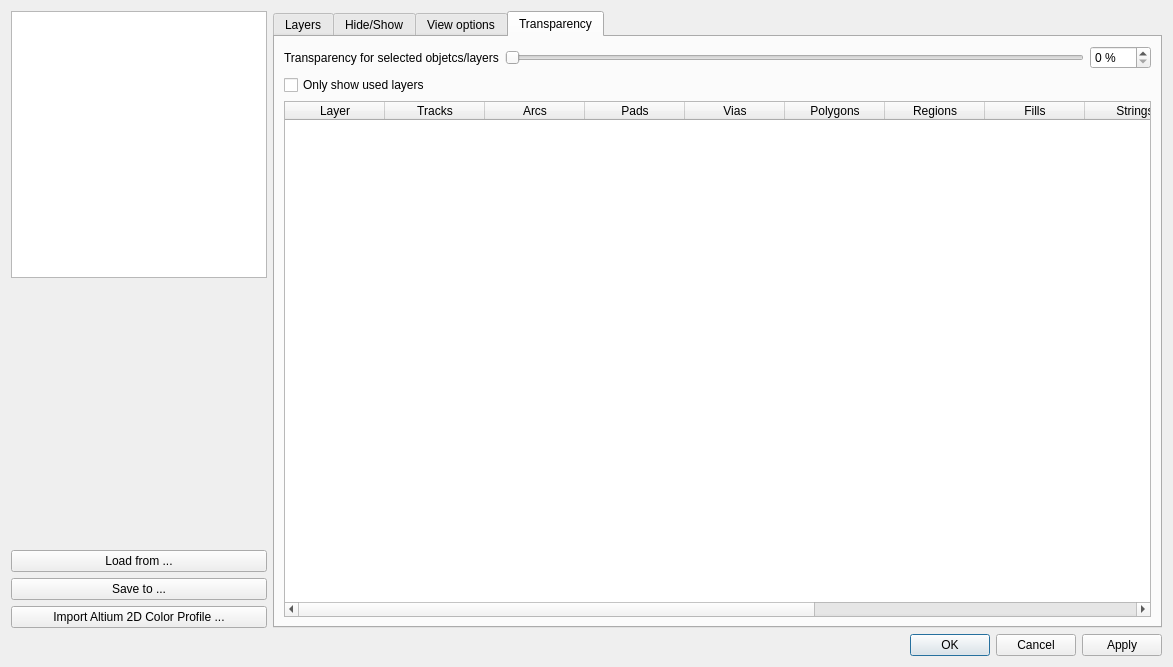
<?xml version="1.0" encoding="UTF-8"?>
<ui version="4.0">
 <class>PcbPaletteSettingsDialog</class>
 <widget class="QDialog" name="PcbPaletteSettingsDialog">
  <property name="geometry">
   <rect>
    <x>0</x>
    <y>0</y>
    <width>1173</width>
    <height>667</height>
   </rect>
  </property>
  <property name="windowTitle">
   <string>Dialog</string>
  </property>
  <layout class="QVBoxLayout" name="verticalLayout_2">
   <item>
    <layout class="QHBoxLayout" name="horizontalLayout_2" stretch="0,2">
     <item>
      <layout class="QVBoxLayout" name="verticalLayout">
       <item>
        <widget class="QListView" name="listView"/>
       </item>
       <item>
        <spacer name="verticalSpacer">
         <property name="orientation">
          <enum>Qt::Vertical</enum>
         </property>
         <property name="sizeHint" stdset="0">
          <size>
           <width>20</width>
           <height>40</height>
          </size>
         </property>
        </spacer>
       </item>
       <item>
        <widget class="QPushButton" name="pushButton">
         <property name="text">
          <string>Load from ...</string>
         </property>
        </widget>
       </item>
       <item>
        <widget class="QPushButton" name="pushButton_2">
         <property name="text">
          <string>Save to ...</string>
         </property>
        </widget>
       </item>
       <item>
        <widget class="QPushButton" name="pushButton_3">
         <property name="text">
          <string>Import Altium 2D Color Profile ...</string>
         </property>
        </widget>
       </item>
      </layout>
     </item>
     <item>
      <widget class="QTabWidget" name="tabWidget">
       <property name="currentIndex">
        <number>3</number>
       </property>
       <widget class="QWidget" name="tab">
        <attribute name="title">
         <string>Layers</string>
        </attribute>
        <layout class="QGridLayout" name="gridLayout">
         <item row="0" column="0">
          <layout class="QVBoxLayout" name="verticalLayout_5">
           <item>
            <widget class="QTableWidget" name="signalTable">
             <column>
              <property name="text">
               <string>Signal Layers</string>
              </property>
             </column>
             <column>
              <property name="text">
               <string>Index</string>
              </property>
             </column>
             <column>
              <property name="text">
               <string>Color</string>
              </property>
             </column>
             <column>
              <property name="text">
               <string>Visible</string>
              </property>
             </column>
            </widget>
           </item>
           <item>
            <widget class="QCheckBox" name="checkBox">
             <property name="text">
              <string>Only show layers in layer stack</string>
             </property>
             <property name="checked">
              <bool>true</bool>
             </property>
            </widget>
           </item>
           <item>
            <layout class="QHBoxLayout" name="horizontalLayout_5">
             <item>
              <widget class="QToolButton" name="toolButton_10">
               <property name="text">
                <string>All on</string>
               </property>
              </widget>
             </item>
             <item>
              <widget class="QToolButton" name="toolButton_11">
               <property name="text">
                <string>All off</string>
               </property>
              </widget>
             </item>
             <item>
              <widget class="QToolButton" name="toolButton_12">
               <property name="text">
                <string>Used on</string>
               </property>
              </widget>
             </item>
             <item>
              <spacer name="horizontalSpacer">
               <property name="orientation">
                <enum>Qt::Horizontal</enum>
               </property>
               <property name="sizeHint" stdset="0">
                <size>
                 <width>40</width>
                 <height>20</height>
                </size>
               </property>
              </spacer>
             </item>
            </layout>
           </item>
          </layout>
         </item>
         <item row="0" column="1">
          <layout class="QVBoxLayout" name="verticalLayout_4">
           <item>
            <widget class="QTableWidget" name="planeTable">
             <column>
              <property name="text">
               <string>Internal Planes</string>
              </property>
             </column>
             <column>
              <property name="text">
               <string>Color</string>
              </property>
             </column>
             <column>
              <property name="text">
               <string>Visible</string>
              </property>
             </column>
            </widget>
           </item>
           <item>
            <widget class="QCheckBox" name="checkBox_2">
             <property name="text">
              <string>Only show layers in layer stack</string>
             </property>
             <property name="checked">
              <bool>true</bool>
             </property>
            </widget>
           </item>
           <item>
            <layout class="QHBoxLayout" name="horizontalLayout_4">
             <item>
              <widget class="QToolButton" name="toolButton_7">
               <property name="text">
                <string>All on</string>
               </property>
              </widget>
             </item>
             <item>
              <widget class="QToolButton" name="toolButton_8">
               <property name="text">
                <string>All off</string>
               </property>
              </widget>
             </item>
             <item>
              <widget class="QToolButton" name="toolButton_9">
               <property name="text">
                <string>Used on</string>
               </property>
              </widget>
             </item>
             <item>
              <spacer name="horizontalSpacer_2">
               <property name="orientation">
                <enum>Qt::Horizontal</enum>
               </property>
               <property name="sizeHint" stdset="0">
                <size>
                 <width>40</width>
                 <height>20</height>
                </size>
               </property>
              </spacer>
             </item>
            </layout>
           </item>
          </layout>
         </item>
         <item row="1" column="0">
          <layout class="QVBoxLayout" name="verticalLayout_8">
           <item>
            <widget class="QTableWidget" name="maskTable">
             <column>
              <property name="text">
               <string>Mask Layers</string>
              </property>
             </column>
             <column>
              <property name="text">
               <string>Color</string>
              </property>
             </column>
             <column>
              <property name="text">
               <string>Visible</string>
              </property>
             </column>
            </widget>
           </item>
           <item>
            <layout class="QHBoxLayout" name="horizontalLayout_6">
             <item>
              <widget class="QToolButton" name="toolButton_13">
               <property name="text">
                <string>All on</string>
               </property>
              </widget>
             </item>
             <item>
              <widget class="QToolButton" name="toolButton_14">
               <property name="text">
                <string>All off</string>
               </property>
              </widget>
             </item>
             <item>
              <widget class="QToolButton" name="toolButton_15">
               <property name="text">
                <string>Used on</string>
               </property>
              </widget>
             </item>
             <item>
              <spacer name="horizontalSpacer_4">
               <property name="orientation">
                <enum>Qt::Horizontal</enum>
               </property>
               <property name="sizeHint" stdset="0">
                <size>
                 <width>40</width>
                 <height>20</height>
                </size>
               </property>
              </spacer>
             </item>
            </layout>
           </item>
          </layout>
         </item>
         <item row="2" column="0">
          <layout class="QVBoxLayout" name="verticalLayout_9">
           <item>
            <widget class="QTableWidget" name="otherTable">
             <column>
              <property name="text">
               <string>Other Layers</string>
              </property>
             </column>
             <column>
              <property name="text">
               <string>Color</string>
              </property>
             </column>
             <column>
              <property name="text">
               <string>Visible</string>
              </property>
             </column>
            </widget>
           </item>
           <item>
            <layout class="QHBoxLayout" name="horizontalLayout">
             <item>
              <widget class="QToolButton" name="toolButton">
               <property name="text">
                <string>All on</string>
               </property>
              </widget>
             </item>
             <item>
              <widget class="QToolButton" name="toolButton_2">
               <property name="text">
                <string>All off</string>
               </property>
              </widget>
             </item>
             <item>
              <widget class="QToolButton" name="toolButton_3">
               <property name="text">
                <string>Used on</string>
               </property>
              </widget>
             </item>
             <item>
              <spacer name="horizontalSpacer_6">
               <property name="orientation">
                <enum>Qt::Horizontal</enum>
               </property>
               <property name="sizeHint" stdset="0">
                <size>
                 <width>40</width>
                 <height>20</height>
                </size>
               </property>
              </spacer>
             </item>
            </layout>
           </item>
          </layout>
         </item>
         <item row="1" column="2" rowspan="2">
          <layout class="QVBoxLayout" name="verticalLayout_6">
           <item>
            <widget class="QTableWidget" name="systemTable">
             <column>
              <property name="text">
               <string>System Colors</string>
              </property>
             </column>
             <column>
              <property name="text">
               <string>New Column</string>
              </property>
             </column>
             <column>
              <property name="text">
               <string>Visible</string>
              </property>
             </column>
            </widget>
           </item>
           <item>
            <layout class="QHBoxLayout" name="horizontalLayout_8">
             <item>
              <widget class="QToolButton" name="toolButton_19">
               <property name="text">
                <string>All on</string>
               </property>
              </widget>
             </item>
             <item>
              <widget class="QToolButton" name="toolButton_20">
               <property name="text">
                <string>All off</string>
               </property>
              </widget>
             </item>
             <item>
              <widget class="QToolButton" name="toolButton_21">
               <property name="text">
                <string>Used on</string>
               </property>
              </widget>
             </item>
             <item>
              <spacer name="horizontalSpacer_7">
               <property name="orientation">
                <enum>Qt::Horizontal</enum>
               </property>
               <property name="sizeHint" stdset="0">
                <size>
                 <width>40</width>
                 <height>20</height>
                </size>
               </property>
              </spacer>
             </item>
            </layout>
           </item>
          </layout>
         </item>
         <item row="0" column="2">
          <layout class="QVBoxLayout" name="verticalLayout_7">
           <item>
            <widget class="QTableWidget" name="silkscreenTable">
             <column>
              <property name="text">
               <string>Silkscreen Layers</string>
              </property>
             </column>
             <column>
              <property name="text">
               <string>Color</string>
              </property>
             </column>
             <column>
              <property name="text">
               <string>Visible</string>
              </property>
             </column>
            </widget>
           </item>
           <item>
            <layout class="QHBoxLayout" name="horizontalLayout_7">
             <item>
              <widget class="QToolButton" name="toolButton_16">
               <property name="text">
                <string>All on</string>
               </property>
              </widget>
             </item>
             <item>
              <widget class="QToolButton" name="toolButton_17">
               <property name="text">
                <string>All off</string>
               </property>
              </widget>
             </item>
             <item>
              <widget class="QToolButton" name="toolButton_18">
               <property name="text">
                <string>Used on</string>
               </property>
              </widget>
             </item>
             <item>
              <spacer name="horizontalSpacer_5">
               <property name="orientation">
                <enum>Qt::Horizontal</enum>
               </property>
               <property name="sizeHint" stdset="0">
                <size>
                 <width>40</width>
                 <height>20</height>
                </size>
               </property>
              </spacer>
             </item>
            </layout>
           </item>
          </layout>
         </item>
         <item row="1" column="1" rowspan="2">
          <layout class="QVBoxLayout" name="verticalLayout_3">
           <item>
            <widget class="QTableWidget" name="mechanicalTable">
             <column>
              <property name="text">
               <string>Mechanical Layers</string>
              </property>
             </column>
             <column>
              <property name="text">
               <string>Color</string>
              </property>
             </column>
             <column>
              <property name="text">
               <string>Visible</string>
              </property>
             </column>
            </widget>
           </item>
           <item>
            <widget class="QCheckBox" name="checkBox_3">
             <property name="text">
              <string>Only show layers in layer stack</string>
             </property>
             <property name="checked">
              <bool>true</bool>
             </property>
            </widget>
           </item>
           <item>
            <layout class="QHBoxLayout" name="horizontalLayout_3">
             <item>
              <widget class="QToolButton" name="toolButton_4">
               <property name="text">
                <string>All on</string>
               </property>
              </widget>
             </item>
             <item>
              <widget class="QToolButton" name="toolButton_5">
               <property name="text">
                <string>All off</string>
               </property>
              </widget>
             </item>
             <item>
              <widget class="QToolButton" name="toolButton_6">
               <property name="text">
                <string>Used on</string>
               </property>
              </widget>
             </item>
             <item>
              <spacer name="horizontalSpacer_3">
               <property name="orientation">
                <enum>Qt::Horizontal</enum>
               </property>
               <property name="sizeHint" stdset="0">
                <size>
                 <width>40</width>
                 <height>20</height>
                </size>
               </property>
              </spacer>
             </item>
            </layout>
           </item>
          </layout>
         </item>
        </layout>
       </widget>
       <widget class="QWidget" name="tab_2">
        <attribute name="title">
         <string>Hide/Show</string>
        </attribute>
        <layout class="QVBoxLayout" name="verticalLayout_22">
         <item>
          <layout class="QGridLayout" name="gridLayout_2">
           <item row="0" column="1">
            <widget class="QGroupBox" name="groupBox_2">
             <property name="title">
              <string>Arc</string>
             </property>
             <layout class="QVBoxLayout" name="verticalLayout_11">
              <item>
               <widget class="QRadioButton" name="radioButton_4">
                <property name="text">
                 <string>Draft</string>
                </property>
                <property name="checked">
                 <bool>true</bool>
                </property>
               </widget>
              </item>
              <item>
               <widget class="QRadioButton" name="radioButton_5">
                <property name="text">
                 <string>Final</string>
                </property>
               </widget>
              </item>
              <item>
               <widget class="QRadioButton" name="radioButton_6">
                <property name="text">
                 <string>Hidden</string>
                </property>
               </widget>
              </item>
             </layout>
            </widget>
           </item>
           <item row="0" column="2">
            <widget class="QGroupBox" name="groupBox_3">
             <property name="title">
              <string>Pads</string>
             </property>
             <layout class="QVBoxLayout" name="verticalLayout_12">
              <item>
               <widget class="QRadioButton" name="radioButton_7">
                <property name="text">
                 <string>Draft</string>
                </property>
                <property name="checked">
                 <bool>true</bool>
                </property>
               </widget>
              </item>
              <item>
               <widget class="QRadioButton" name="radioButton_8">
                <property name="text">
                 <string>Final</string>
                </property>
               </widget>
              </item>
              <item>
               <widget class="QRadioButton" name="radioButton_9">
                <property name="text">
                 <string>Hidden</string>
                </property>
               </widget>
              </item>
             </layout>
            </widget>
           </item>
           <item row="0" column="3">
            <widget class="QGroupBox" name="groupBox_4">
             <property name="title">
              <string>Vias</string>
             </property>
             <layout class="QVBoxLayout" name="verticalLayout_13">
              <item>
               <widget class="QRadioButton" name="radioButton_10">
                <property name="text">
                 <string>Draft</string>
                </property>
                <property name="checked">
                 <bool>true</bool>
                </property>
               </widget>
              </item>
              <item>
               <widget class="QRadioButton" name="radioButton_11">
                <property name="text">
                 <string>Final</string>
                </property>
               </widget>
              </item>
              <item>
               <widget class="QRadioButton" name="radioButton_12">
                <property name="text">
                 <string>Hidden</string>
                </property>
               </widget>
              </item>
             </layout>
            </widget>
           </item>
           <item row="1" column="0">
            <widget class="QGroupBox" name="groupBox_7">
             <property name="title">
              <string>Polygons</string>
             </property>
             <layout class="QVBoxLayout" name="verticalLayout_16">
              <item>
               <widget class="QRadioButton" name="radioButton_19">
                <property name="text">
                 <string>Draft</string>
                </property>
                <property name="checked">
                 <bool>true</bool>
                </property>
               </widget>
              </item>
              <item>
               <widget class="QRadioButton" name="radioButton_20">
                <property name="text">
                 <string>Final</string>
                </property>
               </widget>
              </item>
              <item>
               <widget class="QRadioButton" name="radioButton_21">
                <property name="text">
                 <string>Hidden</string>
                </property>
               </widget>
              </item>
             </layout>
            </widget>
           </item>
           <item row="1" column="1">
            <widget class="QGroupBox" name="groupBox_8">
             <property name="title">
              <string>Regions</string>
             </property>
             <layout class="QVBoxLayout" name="verticalLayout_17">
              <item>
               <widget class="QRadioButton" name="radioButton_22">
                <property name="text">
                 <string>Draft</string>
                </property>
                <property name="checked">
                 <bool>true</bool>
                </property>
               </widget>
              </item>
              <item>
               <widget class="QRadioButton" name="radioButton_23">
                <property name="text">
                 <string>Final</string>
                </property>
               </widget>
              </item>
              <item>
               <widget class="QRadioButton" name="radioButton_24">
                <property name="text">
                 <string>Hidden</string>
                </property>
               </widget>
              </item>
             </layout>
            </widget>
           </item>
           <item row="1" column="2">
            <widget class="QGroupBox" name="groupBox_6">
             <property name="title">
              <string>Fills</string>
             </property>
             <layout class="QVBoxLayout" name="verticalLayout_15">
              <item>
               <widget class="QRadioButton" name="radioButton_16">
                <property name="text">
                 <string>Draft</string>
                </property>
                <property name="checked">
                 <bool>true</bool>
                </property>
               </widget>
              </item>
              <item>
               <widget class="QRadioButton" name="radioButton_17">
                <property name="text">
                 <string>Final</string>
                </property>
               </widget>
              </item>
              <item>
               <widget class="QRadioButton" name="radioButton_18">
                <property name="text">
                 <string>Hidden</string>
                </property>
               </widget>
              </item>
             </layout>
            </widget>
           </item>
           <item row="1" column="3">
            <widget class="QGroupBox" name="groupBox_5">
             <property name="title">
              <string>Strings</string>
             </property>
             <layout class="QVBoxLayout" name="verticalLayout_14">
              <item>
               <widget class="QRadioButton" name="radioButton_13">
                <property name="text">
                 <string>Draft</string>
                </property>
                <property name="checked">
                 <bool>true</bool>
                </property>
               </widget>
              </item>
              <item>
               <widget class="QRadioButton" name="radioButton_14">
                <property name="text">
                 <string>Final</string>
                </property>
               </widget>
              </item>
              <item>
               <widget class="QRadioButton" name="radioButton_15">
                <property name="text">
                 <string>Hidden</string>
                </property>
               </widget>
              </item>
             </layout>
            </widget>
           </item>
           <item row="2" column="0">
            <widget class="QGroupBox" name="groupBox_9">
             <property name="title">
              <string>Rooms</string>
             </property>
             <layout class="QVBoxLayout" name="verticalLayout_18">
              <item>
               <widget class="QRadioButton" name="radioButton_25">
                <property name="text">
                 <string>Draft</string>
                </property>
                <property name="checked">
                 <bool>true</bool>
                </property>
               </widget>
              </item>
              <item>
               <widget class="QRadioButton" name="radioButton_26">
                <property name="text">
                 <string>Final</string>
                </property>
               </widget>
              </item>
              <item>
               <widget class="QRadioButton" name="radioButton_27">
                <property name="text">
                 <string>Hidden</string>
                </property>
               </widget>
              </item>
             </layout>
            </widget>
           </item>
           <item row="2" column="2">
            <widget class="QGroupBox" name="groupBox_10">
             <property name="title">
              <string>Dimensions</string>
             </property>
             <layout class="QVBoxLayout" name="verticalLayout_19">
              <item>
               <widget class="QRadioButton" name="radioButton_28">
                <property name="text">
                 <string>Draft</string>
                </property>
                <property name="checked">
                 <bool>true</bool>
                </property>
               </widget>
              </item>
              <item>
               <widget class="QRadioButton" name="radioButton_29">
                <property name="text">
                 <string>Final</string>
                </property>
               </widget>
              </item>
              <item>
               <widget class="QRadioButton" name="radioButton_30">
                <property name="text">
                 <string>Hidden</string>
                </property>
               </widget>
              </item>
             </layout>
            </widget>
           </item>
           <item row="2" column="3">
            <widget class="QGroupBox" name="groupBox_12">
             <property name="title">
              <string>Coordinates</string>
             </property>
             <layout class="QVBoxLayout" name="verticalLayout_21">
              <item>
               <widget class="QRadioButton" name="radioButton_34">
                <property name="text">
                 <string>Draft</string>
                </property>
                <property name="checked">
                 <bool>true</bool>
                </property>
               </widget>
              </item>
              <item>
               <widget class="QRadioButton" name="radioButton_35">
                <property name="text">
                 <string>Final</string>
                </property>
               </widget>
              </item>
              <item>
               <widget class="QRadioButton" name="radioButton_36">
                <property name="text">
                 <string>Hidden</string>
                </property>
               </widget>
              </item>
             </layout>
            </widget>
           </item>
           <item row="2" column="1">
            <widget class="QGroupBox" name="groupBox_11">
             <property name="title">
              <string>3D bodies</string>
             </property>
             <layout class="QVBoxLayout" name="verticalLayout_20">
              <item>
               <widget class="QRadioButton" name="radioButton_31">
                <property name="text">
                 <string>Draft</string>
                </property>
                <property name="checked">
                 <bool>true</bool>
                </property>
               </widget>
              </item>
              <item>
               <widget class="QRadioButton" name="radioButton_32">
                <property name="text">
                 <string>Final</string>
                </property>
               </widget>
              </item>
              <item>
               <widget class="QRadioButton" name="radioButton_33">
                <property name="text">
                 <string>Hidden</string>
                </property>
               </widget>
              </item>
             </layout>
            </widget>
           </item>
           <item row="0" column="0">
            <widget class="QGroupBox" name="groupBox">
             <property name="title">
              <string>Tracks</string>
             </property>
             <layout class="QVBoxLayout" name="verticalLayout_10">
              <item>
               <widget class="QRadioButton" name="radioButton">
                <property name="text">
                 <string>Draft</string>
                </property>
                <property name="checked">
                 <bool>true</bool>
                </property>
               </widget>
              </item>
              <item>
               <widget class="QRadioButton" name="radioButton_2">
                <property name="text">
                 <string>Final</string>
                </property>
               </widget>
              </item>
              <item>
               <widget class="QRadioButton" name="radioButton_3">
                <property name="text">
                 <string>Hidden</string>
                </property>
               </widget>
              </item>
             </layout>
            </widget>
           </item>
           <item row="1" column="4">
            <spacer name="horizontalSpacer_9">
             <property name="orientation">
              <enum>Qt::Horizontal</enum>
             </property>
             <property name="sizeHint" stdset="0">
              <size>
               <width>40</width>
               <height>20</height>
              </size>
             </property>
            </spacer>
           </item>
          </layout>
         </item>
         <item>
          <spacer name="verticalSpacer_2">
           <property name="orientation">
            <enum>Qt::Vertical</enum>
           </property>
           <property name="sizeHint" stdset="0">
            <size>
             <width>20</width>
             <height>40</height>
            </size>
           </property>
          </spacer>
         </item>
         <item>
          <layout class="QHBoxLayout" name="horizontalLayout_9">
           <item>
            <widget class="QPushButton" name="pushButton_4">
             <property name="text">
              <string>All draft</string>
             </property>
            </widget>
           </item>
           <item>
            <widget class="QPushButton" name="pushButton_5">
             <property name="text">
              <string>All final</string>
             </property>
            </widget>
           </item>
           <item>
            <widget class="QPushButton" name="pushButton_6">
             <property name="text">
              <string>All hidden</string>
             </property>
            </widget>
           </item>
           <item>
            <spacer name="horizontalSpacer_8">
             <property name="orientation">
              <enum>Qt::Horizontal</enum>
             </property>
             <property name="sizeHint" stdset="0">
              <size>
               <width>40</width>
               <height>20</height>
              </size>
             </property>
            </spacer>
           </item>
          </layout>
         </item>
        </layout>
       </widget>
       <widget class="QWidget" name="tab_3">
        <attribute name="title">
         <string>View options</string>
        </attribute>
       </widget>
       <widget class="QWidget" name="tab_4">
        <attribute name="title">
         <string>Transparency</string>
        </attribute>
        <layout class="QVBoxLayout" name="verticalLayout_23">
         <item>
          <layout class="QHBoxLayout" name="horizontalLayout_10">
           <item>
            <widget class="QLabel" name="label">
             <property name="text">
              <string>Transparency for selected objetcs/layers</string>
             </property>
            </widget>
           </item>
           <item>
            <widget class="QSlider" name="horizontalSlider">
             <property name="maximum">
              <number>100</number>
             </property>
             <property name="orientation">
              <enum>Qt::Horizontal</enum>
             </property>
            </widget>
           </item>
           <item>
            <widget class="QSpinBox" name="spinBox">
             <property name="suffix">
              <string> %</string>
             </property>
             <property name="maximum">
              <number>100</number>
             </property>
            </widget>
           </item>
          </layout>
         </item>
         <item>
          <widget class="QCheckBox" name="checkBox_4">
           <property name="text">
            <string>Only show used layers</string>
           </property>
          </widget>
         </item>
         <item>
          <widget class="QTableWidget" name="tableWidget">
           <column>
            <property name="text">
             <string>Layer</string>
            </property>
           </column>
           <column>
            <property name="text">
             <string>Tracks</string>
            </property>
           </column>
           <column>
            <property name="text">
             <string>Arcs</string>
            </property>
           </column>
           <column>
            <property name="text">
             <string>Pads</string>
            </property>
           </column>
           <column>
            <property name="text">
             <string>Vias</string>
            </property>
           </column>
           <column>
            <property name="text">
             <string>Polygons</string>
            </property>
           </column>
           <column>
            <property name="text">
             <string>Regions</string>
            </property>
           </column>
           <column>
            <property name="text">
             <string>Fills</string>
            </property>
           </column>
           <column>
            <property name="text">
             <string>Strings</string>
            </property>
           </column>
           <column>
            <property name="text">
             <string>Rooms</string>
            </property>
           </column>
           <column>
            <property name="text">
             <string>3D Bodies</string>
            </property>
           </column>
           <column>
            <property name="text">
             <string>Dimensions</string>
            </property>
           </column>
           <column>
            <property name="text">
             <string>Coordinates</string>
            </property>
           </column>
          </widget>
         </item>
        </layout>
       </widget>
      </widget>
     </item>
    </layout>
   </item>
   <item>
    <widget class="QDialogButtonBox" name="buttonBox">
     <property name="orientation">
      <enum>Qt::Horizontal</enum>
     </property>
     <property name="standardButtons">
      <set>QDialogButtonBox::Apply|QDialogButtonBox::Cancel|QDialogButtonBox::Ok</set>
     </property>
    </widget>
   </item>
  </layout>
 </widget>
 <resources/>
 <connections>
  <connection>
   <sender>buttonBox</sender>
   <signal>accepted()</signal>
   <receiver>PcbPaletteSettingsDialog</receiver>
   <slot>accept()</slot>
   <hints>
    <hint type="sourcelabel">
     <x>248</x>
     <y>254</y>
    </hint>
    <hint type="destinationlabel">
     <x>157</x>
     <y>274</y>
    </hint>
   </hints>
  </connection>
  <connection>
   <sender>buttonBox</sender>
   <signal>rejected()</signal>
   <receiver>PcbPaletteSettingsDialog</receiver>
   <slot>reject()</slot>
   <hints>
    <hint type="sourcelabel">
     <x>316</x>
     <y>260</y>
    </hint>
    <hint type="destinationlabel">
     <x>286</x>
     <y>274</y>
    </hint>
   </hints>
  </connection>
 </connections>
</ui>
